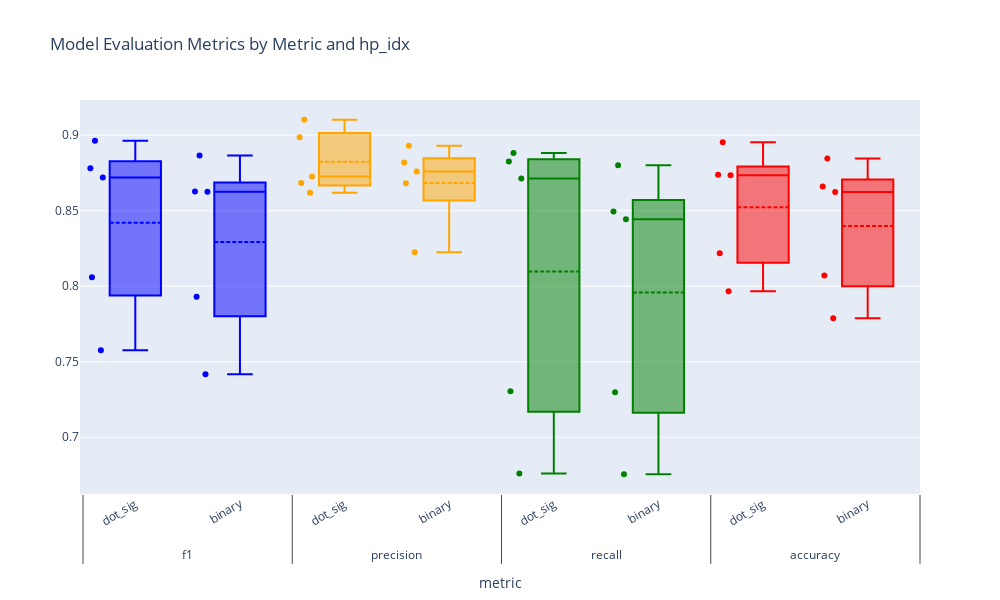

The notebook cell saved with this chart:
### Code cell
plot_combined_metrics(df_metrics)

### Figure 1 — Plotly figure (JSON) as saved in the notebook; plotly's stock layout.template omitted (floating-point values rounded to 4 significant figures)
{"data": [{"boxmean": true, "boxpoints": "all", "marker": {"color": "blue"}, "type": "box", "x": [["f1", "f1", "f1", "f1", "f1"], ["dot_sig", "dot_sig", "dot_sig", "dot_sig", "dot_sig"]], "y": [0.872, 0.7577, 0.8782, 0.8059, 0.8962]}, {"boxmean": true, "boxpoints": "all", "marker": {"color": "blue"}, "type": "box", "x": [["f1", "f1", "f1", "f1", "f1"], ["binary", "binary", "binary", "binary", "binary"]], "y": [0.8627, 0.8865, 0.793, 0.8625, 0.7417]}, {"boxmean": true, "boxpoints": "all", "marker": {"color": "orange"}, "type": "box", "x": [["precision", "precision", "precision", "precision", "precision"], ["dot_sig", "dot_sig", "dot_sig", "dot_sig", "dot_sig"]], "y": [0.8727, 0.8618, 0.8683, 0.8985, 0.9102]}, {"boxmean": true, "boxpoints": "all", "marker": {"color": "orange"}, "type": "box", "x": [["precision", "precision", "precision", "precision", "precision"], ["binary", "binary", "binary", "binary", "binary"]], "y": [0.8819, 0.893, 0.8681, 0.8759, 0.8224]}, {"boxmean": true, "boxpoints": "all", "marker": {"color": "green"}, "type": "box", "x": [["recall", "recall", "recall", "recall", "recall"], ["dot_sig", "dot_sig", "dot_sig", "dot_sig", "dot_sig"]], "y": [0.8712, 0.676, 0.8882, 0.7305, 0.8826]}, {"boxmean": true, "boxpoints": "all", "marker": {"color": "green"}, "type": "box", "x": [["recall", "recall", "recall", "recall", "recall"], ["binary", "binary", "binary", "binary", "binary"]], "y": [0.8443, 0.8801, 0.7299, 0.8495, 0.6755]}, {"boxmean": true, "boxpoints": "all", "marker": {"color": "red"}, "type": "box", "x": [["accuracy", "accuracy", "accuracy", "accuracy", "accuracy"], ["dot_sig", "dot_sig", "dot_sig", "dot_sig", "dot_sig"]], "y": [0.8734, 0.7966, 0.8738, 0.8218, 0.8953]}, {"boxmean": true, "boxpoints": "all", "marker": {"color": "red"}, "type": "box", "x": [["accuracy", "accuracy", "accuracy", "accuracy", "accuracy"], ["binary", "binary", "binary", "binary", "binary"]], "y": [0.8624, 0.8846, 0.8071, 0.866, 0.7787]}], "layout": {"height": 600, "showlegend": false, "title": {"text": "Model Evaluation Metrics by Metric and hp_idx"}, "width": 1000, "xaxis": {"autorange": true, "range": [-0.5287, 7.5], "tickangle": -30, "tickmode": "linear", "title": {"text": "metric"}, "type": "multicategory"}, "yaxis": {"autorange": true, "range": [0.6625, 0.9233], "type": "linear"}}}
